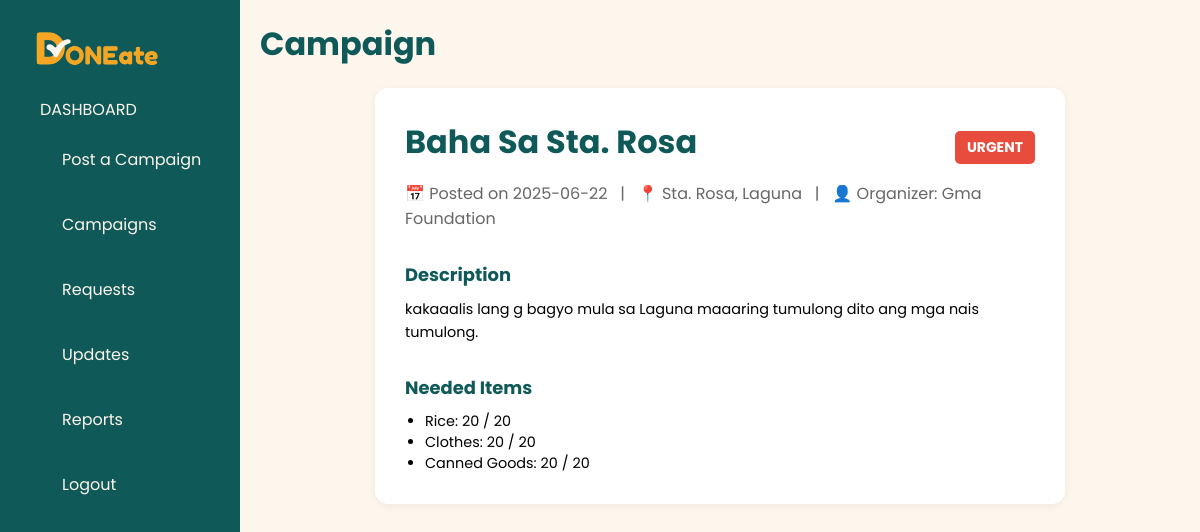
/campaign?campaign_id=2, run on an earlier commit of the app's database.
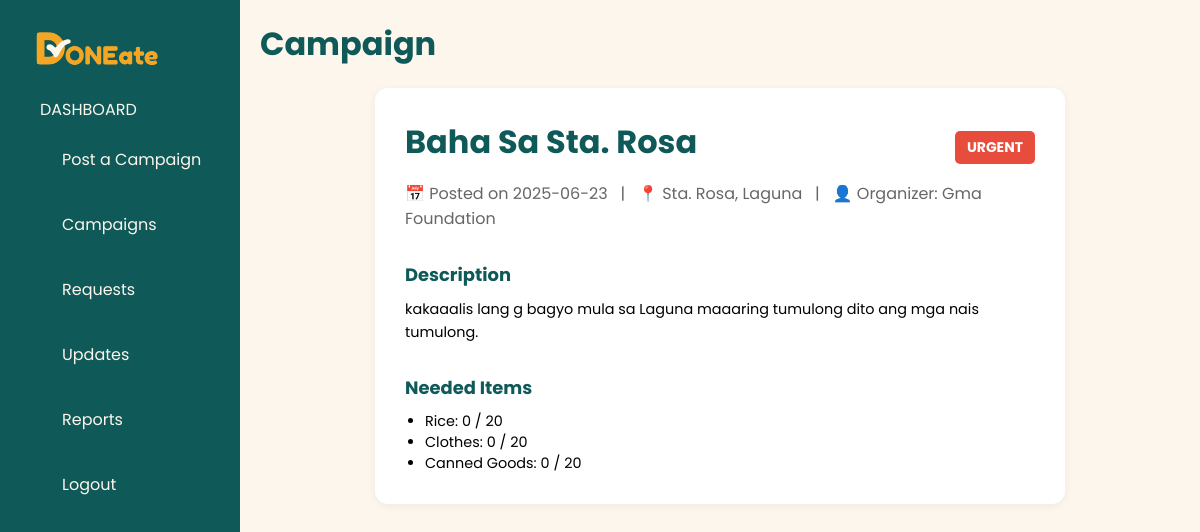
And on a later commit of the database.
### models.py (models this page shows, shortened)
class Campaigns(db.Model):
    __tablename__ = 'Campaigns'
    CampaignID = Column(Integer, primary_key=True, autoincrement=True)
    OrganizerID = Column(Integer, ForeignKey('Organizers.OrganizerID'))
    Name = Column(String(100))
    Description = Column(Text)
    Status = Column(String(20))
    isUrgent = Column(Integer)
    DatePosted = Column(Date, default=date.today)
    Location = Column(String(31))
    organizer = db.relationship("Organizers", backref="campaigns")

class ItemList(db.Model):
    __tablename__ = 'ItemList'
    ItemID = Column(Integer, primary_key=True, autoincrement=True)
    ItemName = Column(String(100))

### app.py (the view)
@app.route('/campaign')
def campaign():
    campaign_id = request.args.get('campaign_id')
    campaign = Campaigns.query.filter_by(CampaignID=campaign_id).first()
    name = campaign.Name.title()
    urgency = campaign.isUrgent
    date_posted = campaign.DatePosted
    location = campaign.Location
    description = campaign.Description
    organizer_name = campaign.organizer.Name.title()
    status = campaign.Status  # <-- Add this
    result = CampaignDetails.query.filter_by(CampaignID=campaign_id).all()
    item_list = list({item.ItemID for item in result})
    item_statuses = {}
    for detail in result:
        item_id = detail.ItemID
        item_name = detail.item.ItemName
        needed = detail.QuantityNeeded
        allocated = db.session.query(
            func.sum(Inventory.QuantityAvailable)
        ).filter_by(CampaignID=campaign_id, ItemID=item_id).scalar() or 0
        item_statuses[item_id] = {
            'name': item_name,
            'allocated': allocated,
            'needed': needed
        }
    return render_template(
        'donor_campaign_post.html',
        role=session.get('role'),
        name=name,
        urgency=urgency,
        organizer_name=organizer_name,
        description=description,
        date_posted=date_posted,
        location=location,
        item_list=item_list,
        item_statuses=item_statuses,
        status=status  # <-- pass to template
    )

### templates/donor_campaign_post.html (shortened to what the changed rows need)
{% extends "layout.html" %}
{% block body %}
<body>
    {% if role == 'donor' or role == 'representative' %}
    {% include "navigation.html" %}
    <h1 id="donor-page-title">Campaign</h1>
    <div class="campaign-post-container">
        <div class="campaign-post-header">
            <h1 class="campaign-post-title">{{name}}</h1>
            {% if urgency == 1 %}
            <span class="urgent-tag">URGENT</span>
            {% endif %}
        </div>
        <p class="campaign-post-meta">📅 Posted on {{date_posted}} &nbsp; | &nbsp; 📍 {{location}} &nbsp;
            | &nbsp;
            👤 Organizer: {{organizer_name}}</p>
        <div class="campaign-post-description">
            <h3>Description</h3>
            <p>
                {{description}}
                <!-- This campaign aims to provide essential food packs to families affected by recent flooding in Barangay
                Mabini.
                Each pack contains rice, canned goods, and hygiene supplies. We need your help to reach our goal and
                ensure
                no one goes hungry during recovery. Any donation, big or small, makes a difference! -->
            </p>
            <!-- <p>
                Donations will be accepted via our online form or at our community drop-off center. Let's support one
                another in
                these trying times. Salamat po!
            </p> -->
        </div>
        <div class="item-list">
            {% if role == 'donor' %}
            <h3>Needed Items</h3>
            <ul>
                {% if 1 in item_list %}
                <li>Rice</li>
                {% endif %}
                {% if 2 in item_list %}
                <li>Clothes</li>
                {% endif %}
                {% if 3 in item_list %}
                <li>Canned Goods</li>
                {% endif %}
                {% if 4 in item_list %}
                <li>Medical Kits</li>
                {% endif %}
            </ul>
            {% else %}
            <h3>Needed Items</h3>
            <ul>
                {% if status == 'Active' or status == 'Completed'%}
                {% for item in item_statuses.values() %}
                <li>{{ item.name }}: {{ item.allocated }} / {{ item.needed }}</li>
                {% endfor %}
                {% else %}
                {% for item_id in item_list %}
                {% if item_id == 1 %}
                <li>Rice</li>
                {% elif item_id == 2 %}
                <li>Clothes</li>
                {% elif item_id == 3 %}
                <li>Canned Goods</li>
                {% elif item_id == 4 %}
                <li>Medical Kits</li>
                {% endif %}
                {% endfor %}
                {% endif %}
            </ul>
            {% endif %}
        </div>
    </div>
    {% else %}
    <div class="dashboard-container">
        {% include "org_nav.html" %}
        <div class="main-content">
            <h1 class="main-content-title">Campaign</h1>
            <div class="campaign-post-container">
                <div class="campaign-post-header">
                    <h1 class="campaign-post-title">{{name}}</h1>
                    {% if urgency == 1 %}
                    <span class="urgent-tag">URGENT</span>
                    {% endif %}
                </div>
                <p class="campaign-post-meta">📅 Posted on {{date_posted}} &nbsp; | &nbsp; 📍 {{location}} &nbsp;
                    | &nbsp;
                    👤 Organizer: {{organizer_name}}</p>
                <div class="campaign-post-description">
                    <h3>Description</h3>
                    <p>
                        {{description}}
                    </p>
                </div>
                <div class="item-list">
                    {% if role == 'donor' %}
                    <h3>Needed Items</h3>
                    <ul>
                        {% if 1 in item_list %}
                        <li>Rice</li>
                        {% endif %}
                        {% if 2 in item_list %}
                        <li>Clothes</li>
                        {% endif %}
                        {% if 3 in item_list %}
                        <li>Canned Goods</li>
                        {% endif %}
                        {% if 4 in item_list %}
                        <li>Medical Kits</li>
                        {% endif %}
                    </ul>
                    {% else %}
                    <h3>Needed Items</h3>
                    <ul>
                        {% if status == 'Active' or status == 'Completed'%}
                        {% for item in item_statuses.values() %}
                        <li>{{ item.name }}: {{ item.allocated }} / {{ item.needed }}</li>
                        {% endfor %}
                        {% endif %}
                    </ul>
                    {% endif %}
                </div>
            </div>
        </div>
    </div>
    {% endif %}
</body>
{% endblock %}

What changed in the data, as far as the page shows it:
changed Campaigns "Baha Sa Sta. Rosa": DatePosted "2025-06-22" → "2025-06-23"
computed for ItemList "Rice": allocated "20" → "0"
computed for ItemList "Clothes": allocated "20" → "0"
computed for ItemList "Canned Goods": allocated "20" → "0"
